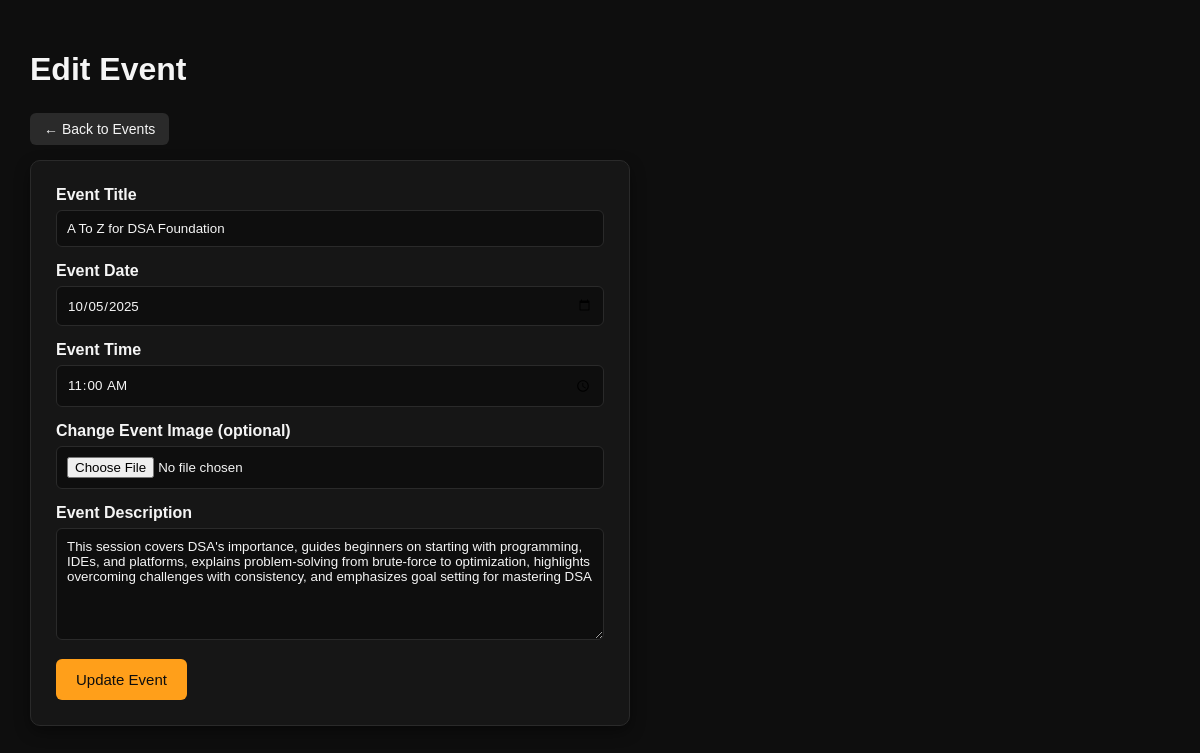
The page /admin/events/edit.php?id=3 (signed in) on the database its author committed.
### tables this page shows
CREATE TABLE `events` (
  `id` int(11) NOT NULL,
  `title` varchar(255) NOT NULL,
  `image` varchar(255) NOT NULL,
  `event_date` date NOT NULL,
  `event_time` time NOT NULL,
  `description` text NOT NULL,
  `created_at` timestamp NOT NULL DEFAULT current_timestamp()
);

### admin/events/edit.php (the view, shortened to what this page needs)
<?php
require_once "../../config/db.php";
$event_id = (int) $_GET['id'];
try {
    $stmt = $conn->prepare("SELECT * FROM events WHERE id = ?");
    $stmt->bind_param("i", $event_id);
    $stmt->execute();
    $result = $stmt->get_result();
    $event = $result->fetch_assoc();
} catch (Exception $e) {
    die("Error loading event");
}
?>
<!DOCTYPE html>
<html lang="en">
<head>
    <link rel="stylesheet" href="../../assets/css/admin.css">
</head>
<body>
<div class="dashboard-container">
    <h1 class="dashboard-title">Edit Event</h1>
    <a href="list.php" class="back-btn">← Back to Events</a>
    <form method="POST" enctype="multipart/form-data" class="form-box">
        <label>Event Title</label>
        <input type="text" name="title"
               value="<?= htmlspecialchars($event['title']) ?>" required>
        <label>Event Date</label>
        <input type="date" name="event_date"
               value="<?= htmlspecialchars($event['event_date']) ?>" required>
        <label>Event Time</label>
        <input type="time" name="event_time"
               value="<?= htmlspecialchars($event['event_time']) ?>" required>
        <label>Change Event Image (optional)</label>
        <input type="file" name="image" accept="image/*">
        <label>Event Description</label>
        <textarea name="description" rows="6" required><?= htmlspecialchars($event['description']) ?></textarea>
        <button type="submit">Update Event</button>
    </form>
</div>
</body>
</html>

### assets/css/admin.css (style rules this page uses)
* { box-sizing: border-box; font-family: Arial, sans-serif; }
body { margin: 0; background-color: #0E0E0E; color: #F5F5F5; }
.dashboard-container { padding: 30px; }
.dashboard-title { color: #F5F5F5; margin-bottom: 25px; }
.form-box { background: #161616; padding: 25px; max-width: 600px; border-radius: 10px; border: 1px solid #2A2A2A; box-shadow: 0 6px 15px rgba(0,0,0,0.4); }
label { font-weight: bold; display: block; margin-bottom: 6px; color: #F5F5F5; }
input, textarea, select { width: 100%; padding: 10px; margin-bottom: 15px; border-radius: 6px; border: 1px solid #2A2A2A; background: #0E0E0E; color: #F5F5F5; resize: vertical; }
button { padding: 12px 20px; background-color: #FF9F1A; color: #0E0E0E; border: none; border-radius: 6px; font-size: 15px; cursor: pointer; }
.back-btn { display: inline-block; margin-bottom: 15px; background-color: #2A2A2A; color: #F5F5F5; padding: 8px 14px; border-radius: 6px; text-decoration: none; font-size: 14px; }

### rows shown on the page
events: title "A To Z for DSA Foundation", event_date "10/05/2025", event_time "11:00:00", description "This session covers DSA's importance, guides beginners on starting with programming, IDEs, and platforms, explains problem-solving from brute-force to optimization, highlights overcoming challenges with consistency, and emphasizes goal setting for mastering DSA"
